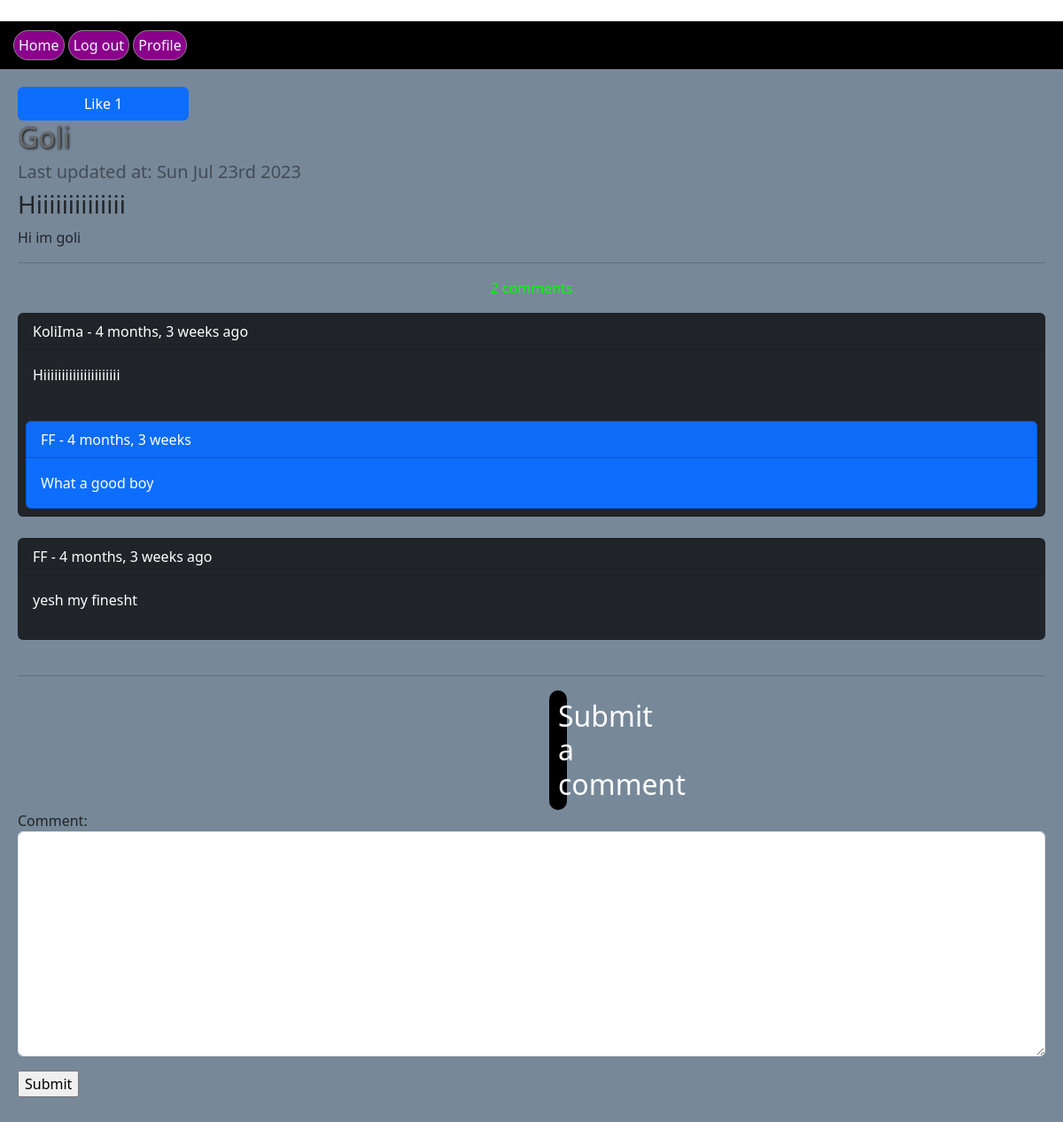
Screenshot of /accounts/profile/post/6/hiiiiiiiiiiiiii (signed in) with the database file from the repository.
### accounts/models.py (models this page shows, shortened)
class PostModel(models.Model):
    creator = models.ForeignKey(User, on_delete=models.CASCADE, related_name= 'posts')
    title = models.CharField(max_length=100)
    body = models.TextField(max_length=1000)
    slug = models.SlugField(max_length=100)
    date_created = models.DateTimeField(auto_now_add=True)
    date_updated = models.DateTimeField(auto_now=True)
    class Meta:
        ordering = ('-date_updated',)
    def like_count(self):
        return self.plike.count()

class CommentModel(models.Model):
    user = models.ForeignKey(User, on_delete=models.CASCADE, related_name='ucomment')
    post = models.ForeignKey(PostModel, on_delete=models.CASCADE, related_name='pcomment')
    reply = models.ForeignKey('self', on_delete=models.CASCADE, related_name='rcomment', blank=True, null=True)
    is_reply = models.BooleanField(default=False)
    comment = models.TextField(max_length=400)
    date_created = models.DateTimeField(auto_now_add=True)

### accounts/views.py (the view, shortened to what this page needs)
# urls.py: path('profile/post/<int:post_id>/<str:post_slug>', views.PostDetailView.as_view(), name='PostDetail'),
class PostDetailView(LoginRequiredMixin ,View):
    template_name = 'accounts/PostDetail.html'
    form_class = CreateCommentForm
    def setup(self, request, *args, **kwargs):
        self.post_instance = get_object_or_404(PostModel, pk=kwargs['post_id'], slug=kwargs['post_slug'])
        self.comments = self.post_instance.pcomment.filter(is_reply=False)
        return super().setup(request, *args, **kwargs)
    def get(self, request, *args, **kwargs):
        return render(request, self.template_name, {'post':self.post_instance, 'comments':self.comments, 'form':self.form_class})

### accounts/Templates/accounts/PostDetail.html (shortened to what this page needs)
{% extends 'Base.html' %}
{% block bodycontent %}
    {% if request.user != post.creator %}
        <a href="{% url 'accounts:Like' post.id %}" class="btn btn-primary col-md-2">Like {{ post.like_count }}</a>
    {% endif %}
    <h2><a href="{% url 'accounts:Profile' post.creator.id %}" style="display: block; text-decoration: none; color: dimgray; text-shadow: 1px 1px 3px black;">{{ post.creator }}</a></h2>
    <h4 style="opacity: 60%; font-size: 20px;">Last updated at: {{ post.date_updated|date:"D M jS Y" }}</h4>
    <h3>{{ post.title }}</h3>
    <p>{{ post.body }}</p>
    <hr/>
    <p class="text-center" style="color: lime;">{{ comments|length }} comments</p>
    {% for comment in comments %}
        <div class="card bg-dark text-white">
            <p class="card-header">{{ comment.user }} - {{ comment.date_created|timesince }} ago</p>
            <p class="card-body">{{ comment.comment }}</p>
            {% with replies=comment.rcomment.all %}
            {% for reply in replies %}
                <div class="card bg-primary text-white m-2">
                    <div class="card-header">{{ reply.user }} - {{ reply.date_created|timesince }}</div>
                    <div class="card-body">{{ reply.comment }}</div>
                </div>
            {% endfor %}
            {% endwith %}
        </div>
        <br/>
    {% empty %}
        <div class="card bg-dark text-white">
            <p class="card-header">No comments yet.</p>
        </div>
    {% endfor %}
    <hr/>
        {% if request.user != post.creator %}
            <h2 class="text-center" style="background-color: black; color: white; border-radius: 25px; padding: 10px; margin: 0px 600px;">Submit a comment</h2>
            <form action="" method="post">
                {{ form.as_p }}
                <input type="submit" value="Submit"/>
            </form>
        {% endif %}
{% endblock %}

### rows the page displays
PostModel: like_count "1", creator "Goli", date_updated "Sun Jul 23rd 2023", title "Hiiiiiiiiiiiiii", body "Hi im goli"
CommentModel: user "KoliIma", date_created "4 months, 3 weeks", comment "Hiiiiiiiiiiiiiiiiiiiii"
CommentModel: user "FF", date_created "4 months, 3 weeks", comment "What a good boy"
CommentModel: user "FF", date_created "4 months, 3 weeks", comment "yesh my finesht"
